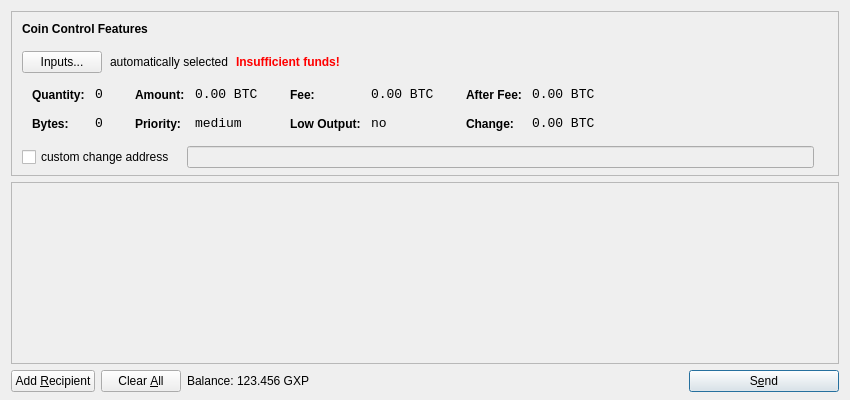
<?xml version="1.0" encoding="UTF-8"?>
<ui version="4.0">
 <class>SendCoinsDialog</class>
 <widget class="QDialog" name="SendCoinsDialog">
  <property name="geometry">
   <rect>
    <x>0</x>
    <y>0</y>
    <width>850</width>
    <height>400</height>
   </rect>
  </property>
  <property name="windowTitle">
   <string>Send Coins</string>
  </property>
  <layout class="QVBoxLayout" name="verticalLayout" stretch="0,1,0">
   <property name="bottomMargin">
    <number>8</number>
   </property>
   <item>
    <widget class="QFrame" name="frameCoinControl">
     <property name="sizePolicy">
      <sizepolicy hsizetype="Expanding" vsizetype="Expanding">
       <horstretch>0</horstretch>
       <verstretch>0</verstretch>
      </sizepolicy>
     </property>
     <property name="maximumSize">
      <size>
       <width>16777215</width>
       <height>16777215</height>
      </size>
     </property>
     <property name="frameShape">
      <enum>QFrame::StyledPanel</enum>
     </property>
     <property name="frameShadow">
      <enum>QFrame::Sunken</enum>
     </property>
     <layout class="QVBoxLayout" name="verticalLayoutCoinControl2">
      <property name="spacing">
       <number>-1</number>
      </property>
      <property name="leftMargin">
       <number>0</number>
      </property>
      <property name="topMargin">
       <number>0</number>
      </property>
      <property name="rightMargin">
       <number>0</number>
      </property>
      <property name="bottomMargin">
       <number>6</number>
      </property>
      <item>
       <layout class="QVBoxLayout" name="verticalLayoutCoinControl" stretch="0,0,0,0,1">
        <property name="spacing">
         <number>0</number>
        </property>
        <property name="leftMargin">
         <number>10</number>
        </property>
        <property name="topMargin">
         <number>10</number>
        </property>
        <item>
         <layout class="QHBoxLayout" name="horizontalLayoutCoinControl1">
          <property name="bottomMargin">
           <number>15</number>
          </property>
          <item>
           <widget class="QLabel" name="labelCoinControlFeatures">
            <property name="sizePolicy">
             <sizepolicy hsizetype="Preferred" vsizetype="Maximum">
              <horstretch>0</horstretch>
              <verstretch>0</verstretch>
             </sizepolicy>
            </property>
            <property name="font">
             <font>
              <weight>75</weight>
              <bold>true</bold>
             </font>
            </property>
            <property name="styleSheet">
             <string notr="true">font-weight:bold;</string>
            </property>
            <property name="text">
             <string>Coin Control Features</string>
            </property>
           </widget>
          </item>
         </layout>
        </item>
        <item>
         <layout class="QHBoxLayout" name="horizontalLayoutCoinControl2" stretch="0,0,0,0">
          <property name="spacing">
           <number>8</number>
          </property>
          <property name="bottomMargin">
           <number>10</number>
          </property>
          <item>
           <widget class="QPushButton" name="pushButtonCoinControl">
            <property name="styleSheet">
             <string notr="true"/>
            </property>
            <property name="text">
             <string>Inputs...</string>
            </property>
           </widget>
          </item>
          <item>
           <widget class="QLabel" name="labelCoinControlAutomaticallySelected">
            <property name="text">
             <string>automatically selected</string>
            </property>
            <property name="margin">
             <number>5</number>
            </property>
           </widget>
          </item>
          <item>
           <widget class="QLabel" name="labelCoinControlInsuffFunds">
            <property name="font">
             <font>
              <weight>75</weight>
              <bold>true</bold>
             </font>
            </property>
            <property name="styleSheet">
             <string notr="true">color:red;font-weight:bold;</string>
            </property>
            <property name="text">
             <string>Insufficient funds!</string>
            </property>
            <property name="margin">
             <number>5</number>
            </property>
           </widget>
          </item>
          <item>
           <spacer name="horizontalSpacerCoinControl">
            <property name="orientation">
             <enum>Qt::Horizontal</enum>
            </property>
            <property name="sizeHint" stdset="0">
             <size>
              <width>40</width>
              <height>1</height>
             </size>
            </property>
           </spacer>
          </item>
         </layout>
        </item>
        <item>
         <widget class="QWidget" name="widgetCoinControl" native="true">
          <property name="sizePolicy">
           <sizepolicy hsizetype="Preferred" vsizetype="Preferred">
            <horstretch>0</horstretch>
            <verstretch>0</verstretch>
           </sizepolicy>
          </property>
          <property name="minimumSize">
           <size>
            <width>0</width>
            <height>0</height>
           </size>
          </property>
          <property name="styleSheet">
           <string notr="true"/>
          </property>
          <layout class="QHBoxLayout" name="horizontalLayoutCoinControl5">
           <property name="margin">
            <number>0</number>
           </property>
           <item>
            <layout class="QHBoxLayout" name="horizontalLayoutCoinControl3" stretch="0,0,0,1">
             <property name="spacing">
              <number>20</number>
             </property>
             <property name="topMargin">
              <number>0</number>
             </property>
             <property name="bottomMargin">
              <number>10</number>
             </property>
             <item>
              <layout class="QFormLayout" name="formLayoutCoinControl1">
               <property name="horizontalSpacing">
                <number>10</number>
               </property>
               <property name="verticalSpacing">
                <number>14</number>
               </property>
               <property name="leftMargin">
                <number>10</number>
               </property>
               <property name="topMargin">
                <number>4</number>
               </property>
               <property name="rightMargin">
                <number>6</number>
               </property>
               <item row="0" column="0">
                <widget class="QLabel" name="labelCoinControlQuantityText">
                 <property name="styleSheet">
                  <string notr="true">font-weight:bold;</string>
                 </property>
                 <property name="text">
                  <string>Quantity:</string>
                 </property>
                 <property name="margin">
                  <number>0</number>
                 </property>
                </widget>
               </item>
               <item row="0" column="1">
                <widget class="QLabel" name="labelCoinControlQuantity">
                 <property name="font">
                  <font>
                   <family>Monospace</family>
                   <pointsize>10</pointsize>
                  </font>
                 </property>
                 <property name="cursor">
                  <cursorShape>IBeamCursor</cursorShape>
                 </property>
                 <property name="contextMenuPolicy">
                  <enum>Qt::ActionsContextMenu</enum>
                 </property>
                 <property name="text">
                  <string notr="true">0</string>
                 </property>
                 <property name="margin">
                  <number>0</number>
                 </property>
                 <property name="textInteractionFlags">
                  <set>Qt::LinksAccessibleByMouse|Qt::TextSelectableByKeyboard|Qt::TextSelectableByMouse</set>
                 </property>
                </widget>
               </item>
               <item row="1" column="0">
                <widget class="QLabel" name="labelCoinControlBytesText">
                 <property name="styleSheet">
                  <string notr="true">font-weight:bold;</string>
                 </property>
                 <property name="text">
                  <string>Bytes:</string>
                 </property>
                </widget>
               </item>
               <item row="1" column="1">
                <widget class="QLabel" name="labelCoinControlBytes">
                 <property name="font">
                  <font>
                   <family>Monospace</family>
                   <pointsize>10</pointsize>
                  </font>
                 </property>
                 <property name="cursor">
                  <cursorShape>IBeamCursor</cursorShape>
                 </property>
                 <property name="contextMenuPolicy">
                  <enum>Qt::ActionsContextMenu</enum>
                 </property>
                 <property name="text">
                  <string notr="true">0</string>
                 </property>
                 <property name="textInteractionFlags">
                  <set>Qt::LinksAccessibleByMouse|Qt::TextSelectableByKeyboard|Qt::TextSelectableByMouse</set>
                 </property>
                </widget>
               </item>
              </layout>
             </item>
             <item>
              <layout class="QFormLayout" name="formLayoutCoinControl2">
               <property name="horizontalSpacing">
                <number>10</number>
               </property>
               <property name="verticalSpacing">
                <number>14</number>
               </property>
               <property name="leftMargin">
                <number>6</number>
               </property>
               <property name="topMargin">
                <number>4</number>
               </property>
               <property name="rightMargin">
                <number>6</number>
               </property>
               <item row="0" column="0">
                <widget class="QLabel" name="labelCoinControlAmountText">
                 <property name="styleSheet">
                  <string notr="true">font-weight:bold;</string>
                 </property>
                 <property name="text">
                  <string>Amount:</string>
                 </property>
                 <property name="margin">
                  <number>0</number>
                 </property>
                </widget>
               </item>
               <item row="0" column="1">
                <widget class="QLabel" name="labelCoinControlAmount">
                 <property name="font">
                  <font>
                   <family>Monospace</family>
                   <pointsize>10</pointsize>
                  </font>
                 </property>
                 <property name="cursor">
                  <cursorShape>IBeamCursor</cursorShape>
                 </property>
                 <property name="contextMenuPolicy">
                  <enum>Qt::ActionsContextMenu</enum>
                 </property>
                 <property name="text">
                  <string notr="true">0.00 BTC</string>
                 </property>
                 <property name="textInteractionFlags">
                  <set>Qt::LinksAccessibleByMouse|Qt::TextSelectableByKeyboard|Qt::TextSelectableByMouse</set>
                 </property>
                </widget>
               </item>
               <item row="1" column="0">
                <widget class="QLabel" name="labelCoinControlPriorityText">
                 <property name="styleSheet">
                  <string notr="true">font-weight:bold;</string>
                 </property>
                 <property name="text">
                  <string>Priority:</string>
                 </property>
                </widget>
               </item>
               <item row="1" column="1">
                <widget class="QLabel" name="labelCoinControlPriority">
                 <property name="font">
                  <font>
                   <family>Monospace</family>
                   <pointsize>10</pointsize>
                  </font>
                 </property>
                 <property name="cursor">
                  <cursorShape>IBeamCursor</cursorShape>
                 </property>
                 <property name="contextMenuPolicy">
                  <enum>Qt::ActionsContextMenu</enum>
                 </property>
                 <property name="text">
                  <string>medium</string>
                 </property>
                 <property name="textInteractionFlags">
                  <set>Qt::LinksAccessibleByMouse|Qt::TextSelectableByKeyboard|Qt::TextSelectableByMouse</set>
                 </property>
                </widget>
               </item>
              </layout>
             </item>
             <item>
              <layout class="QFormLayout" name="formLayoutCoinControl3">
               <property name="horizontalSpacing">
                <number>10</number>
               </property>
               <property name="verticalSpacing">
                <number>14</number>
               </property>
               <property name="leftMargin">
                <number>6</number>
               </property>
               <property name="topMargin">
                <number>4</number>
               </property>
               <property name="rightMargin">
                <number>6</number>
               </property>
               <item row="0" column="0">
                <widget class="QLabel" name="labelCoinControlFeeText">
                 <property name="styleSheet">
                  <string notr="true">font-weight:bold;</string>
                 </property>
                 <property name="text">
                  <string>Fee:</string>
                 </property>
                 <property name="margin">
                  <number>0</number>
                 </property>
                </widget>
               </item>
               <item row="0" column="1">
                <widget class="QLabel" name="labelCoinControlFee">
                 <property name="font">
                  <font>
                   <family>Monospace</family>
                   <pointsize>10</pointsize>
                  </font>
                 </property>
                 <property name="cursor">
                  <cursorShape>IBeamCursor</cursorShape>
                 </property>
                 <property name="contextMenuPolicy">
                  <enum>Qt::ActionsContextMenu</enum>
                 </property>
                 <property name="text">
                  <string notr="true">0.00 BTC</string>
                 </property>
                 <property name="textInteractionFlags">
                  <set>Qt::LinksAccessibleByMouse|Qt::TextSelectableByKeyboard|Qt::TextSelectableByMouse</set>
                 </property>
                </widget>
               </item>
               <item row="1" column="0">
                <widget class="QLabel" name="labelCoinControlLowOutputText">
                 <property name="styleSheet">
                  <string notr="true">font-weight:bold;</string>
                 </property>
                 <property name="text">
                  <string>Low Output:</string>
                 </property>
                </widget>
               </item>
               <item row="1" column="1">
                <widget class="QLabel" name="labelCoinControlLowOutput">
                 <property name="font">
                  <font>
                   <family>Monospace</family>
                   <pointsize>10</pointsize>
                  </font>
                 </property>
                 <property name="cursor">
                  <cursorShape>IBeamCursor</cursorShape>
                 </property>
                 <property name="contextMenuPolicy">
                  <enum>Qt::ActionsContextMenu</enum>
                 </property>
                 <property name="text">
                  <string>no</string>
                 </property>
                 <property name="textInteractionFlags">
                  <set>Qt::LinksAccessibleByMouse|Qt::TextSelectableByKeyboard|Qt::TextSelectableByMouse</set>
                 </property>
                </widget>
               </item>
              </layout>
             </item>
             <item>
              <layout class="QFormLayout" name="formLayoutCoinControl4">
               <property name="horizontalSpacing">
                <number>10</number>
               </property>
               <property name="verticalSpacing">
                <number>14</number>
               </property>
               <property name="leftMargin">
                <number>6</number>
               </property>
               <property name="topMargin">
                <number>4</number>
               </property>
               <property name="rightMargin">
                <number>6</number>
               </property>
               <item row="0" column="0">
                <widget class="QLabel" name="labelCoinControlAfterFeeText">
                 <property name="styleSheet">
                  <string notr="true">font-weight:bold;</string>
                 </property>
                 <property name="text">
                  <string>After Fee:</string>
                 </property>
                 <property name="margin">
                  <number>0</number>
                 </property>
                </widget>
               </item>
               <item row="0" column="1">
                <widget class="QLabel" name="labelCoinControlAfterFee">
                 <property name="font">
                  <font>
                   <family>Monospace</family>
                   <pointsize>10</pointsize>
                  </font>
                 </property>
                 <property name="cursor">
                  <cursorShape>IBeamCursor</cursorShape>
                 </property>
                 <property name="contextMenuPolicy">
                  <enum>Qt::ActionsContextMenu</enum>
                 </property>
                 <property name="text">
                  <string notr="true">0.00 BTC</string>
                 </property>
                 <property name="textInteractionFlags">
                  <set>Qt::LinksAccessibleByMouse|Qt::TextSelectableByKeyboard|Qt::TextSelectableByMouse</set>
                 </property>
                </widget>
               </item>
               <item row="1" column="0">
                <widget class="QLabel" name="labelCoinControlChangeText">
                 <property name="styleSheet">
                  <string notr="true">font-weight:bold;</string>
                 </property>
                 <property name="text">
                  <string>Change:</string>
                 </property>
                </widget>
               </item>
               <item row="1" column="1">
                <widget class="QLabel" name="labelCoinControlChange">
                 <property name="font">
                  <font>
                   <family>Monospace</family>
                   <pointsize>10</pointsize>
                  </font>
                 </property>
                 <property name="cursor">
                  <cursorShape>IBeamCursor</cursorShape>
                 </property>
                 <property name="contextMenuPolicy">
                  <enum>Qt::ActionsContextMenu</enum>
                 </property>
                 <property name="text">
                  <string notr="true">0.00 BTC</string>
                 </property>
                 <property name="textInteractionFlags">
                  <set>Qt::LinksAccessibleByMouse|Qt::TextSelectableByKeyboard|Qt::TextSelectableByMouse</set>
                 </property>
                </widget>
               </item>
              </layout>
             </item>
            </layout>
           </item>
          </layout>
         </widget>
        </item>
        <item>
         <layout class="QHBoxLayout" name="horizontalLayoutCoinControl4" stretch="0,0,0">
          <property name="spacing">
           <number>12</number>
          </property>
          <property name="sizeConstraint">
           <enum>QLayout::SetDefaultConstraint</enum>
          </property>
          <property name="topMargin">
           <number>5</number>
          </property>
          <property name="rightMargin">
           <number>5</number>
          </property>
          <item>
           <widget class="QCheckBox" name="checkBoxCoinControlChange">
            <property name="text">
             <string>custom change address</string>
            </property>
           </widget>
          </item>
          <item>
           <widget class="QLineEdit" name="lineEditCoinControlChange">
            <property name="enabled">
             <bool>false</bool>
            </property>
            <property name="sizePolicy">
             <sizepolicy hsizetype="Expanding" vsizetype="Fixed">
              <horstretch>0</horstretch>
              <verstretch>0</verstretch>
             </sizepolicy>
            </property>
           </widget>
          </item>
          <item>
           <widget class="QLabel" name="labelCoinControlChangeLabel">
            <property name="sizePolicy">
             <sizepolicy hsizetype="Preferred" vsizetype="Expanding">
              <horstretch>0</horstretch>
              <verstretch>0</verstretch>
             </sizepolicy>
            </property>
            <property name="minimumSize">
             <size>
              <width>0</width>
              <height>0</height>
             </size>
            </property>
            <property name="text">
             <string/>
            </property>
            <property name="margin">
             <number>3</number>
            </property>
           </widget>
          </item>
         </layout>
        </item>
        <item>
         <spacer name="verticalSpacerCoinControl">
          <property name="orientation">
           <enum>Qt::Vertical</enum>
          </property>
          <property name="sizeHint" stdset="0">
           <size>
            <width>800</width>
            <height>1</height>
           </size>
          </property>
         </spacer>
        </item>
       </layout>
      </item>
     </layout>
    </widget>
   </item>
   <item>
    <widget class="QScrollArea" name="scrollArea">
     <property name="widgetResizable">
      <bool>true</bool>
     </property>
     <widget class="QWidget" name="scrollAreaWidgetContents">
      <property name="geometry">
       <rect>
        <x>0</x>
        <y>0</y>
        <width>830</width>
        <height>165</height>
       </rect>
      </property>
      <layout class="QVBoxLayout" name="verticalLayout_2">
       <property name="margin">
        <number>0</number>
       </property>
       <item>
        <layout class="QVBoxLayout" name="entries">
         <property name="spacing">
          <number>6</number>
         </property>
        </layout>
       </item>
       <item>
        <spacer name="verticalSpacer">
         <property name="orientation">
          <enum>Qt::Vertical</enum>
         </property>
         <property name="sizeHint" stdset="0">
          <size>
           <width>20</width>
           <height>40</height>
          </size>
         </property>
        </spacer>
       </item>
      </layout>
     </widget>
    </widget>
   </item>
   <item>
    <layout class="QHBoxLayout" name="horizontalLayout">
     <item>
      <widget class="QPushButton" name="addButton">
       <property name="toolTip">
        <string>Send to multiple recipients at once</string>
       </property>
       <property name="text">
        <string>Add &amp;Recipient</string>
       </property>
       <property name="icon">
        <iconset resource="../bitcoin.qrc">
         <normaloff>:/icons/add</normaloff>:/icons/add</iconset>
       </property>
       <property name="autoDefault">
        <bool>false</bool>
       </property>
      </widget>
     </item>
     <item>
      <widget class="QPushButton" name="clearButton">
       <property name="sizePolicy">
        <sizepolicy hsizetype="Minimum" vsizetype="Fixed">
         <horstretch>0</horstretch>
         <verstretch>0</verstretch>
        </sizepolicy>
       </property>
       <property name="toolTip">
        <string>Remove all transaction fields</string>
       </property>
       <property name="text">
        <string>Clear &amp;All</string>
       </property>
       <property name="icon">
        <iconset resource="../bitcoin.qrc">
         <normaloff>:/icons/remove</normaloff>:/icons/remove</iconset>
       </property>
       <property name="autoRepeatDelay">
        <number>300</number>
       </property>
       <property name="autoDefault">
        <bool>false</bool>
       </property>
      </widget>
     </item>
     <item>
      <layout class="QHBoxLayout" name="horizontalLayout_2">
       <property name="spacing">
        <number>3</number>
       </property>
       <item>
        <widget class="QLabel" name="label">
         <property name="text">
          <string>Balance:</string>
         </property>
        </widget>
       </item>
       <item>
        <widget class="QLabel" name="labelBalance">
         <property name="cursor">
          <cursorShape>IBeamCursor</cursorShape>
         </property>
         <property name="text">
          <string>123.456 GXP</string>
         </property>
         <property name="textInteractionFlags">
          <set>Qt::LinksAccessibleByMouse|Qt::TextSelectableByKeyboard|Qt::TextSelectableByMouse</set>
         </property>
        </widget>
       </item>
      </layout>
     </item>
     <item>
      <spacer name="horizontalSpacer">
       <property name="orientation">
        <enum>Qt::Horizontal</enum>
       </property>
       <property name="sizeHint" stdset="0">
        <size>
         <width>40</width>
         <height>20</height>
        </size>
       </property>
      </spacer>
     </item>
     <item>
      <widget class="QPushButton" name="sendButton">
       <property name="minimumSize">
        <size>
         <width>150</width>
         <height>0</height>
        </size>
       </property>
       <property name="toolTip">
        <string>Confirm the send action</string>
       </property>
       <property name="text">
        <string>S&amp;end</string>
       </property>
       <property name="icon">
        <iconset resource="../bitcoin.qrc">
         <normaloff>:/icons/send</normaloff>:/icons/send</iconset>
       </property>
       <property name="default">
        <bool>true</bool>
       </property>
      </widget>
     </item>
    </layout>
   </item>
  </layout>
 </widget>
 <resources>
  <include location="../bitcoin.qrc"/>
 </resources>
 <connections/>
</ui>
